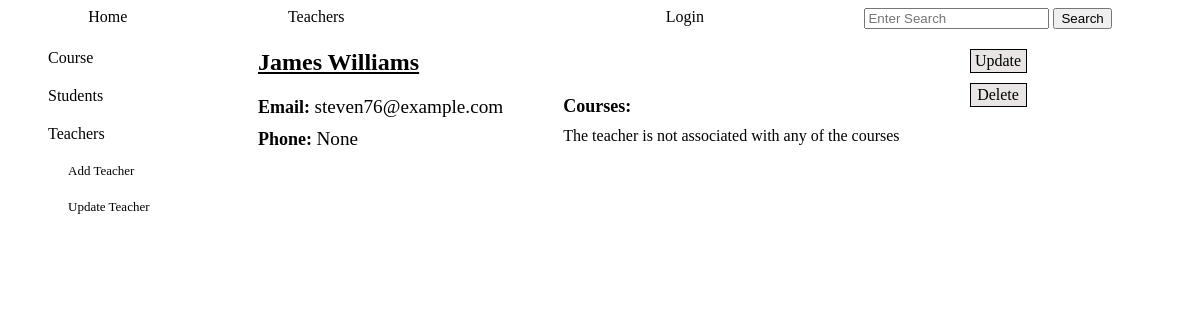
The app's page /teacher_info/1, older data.
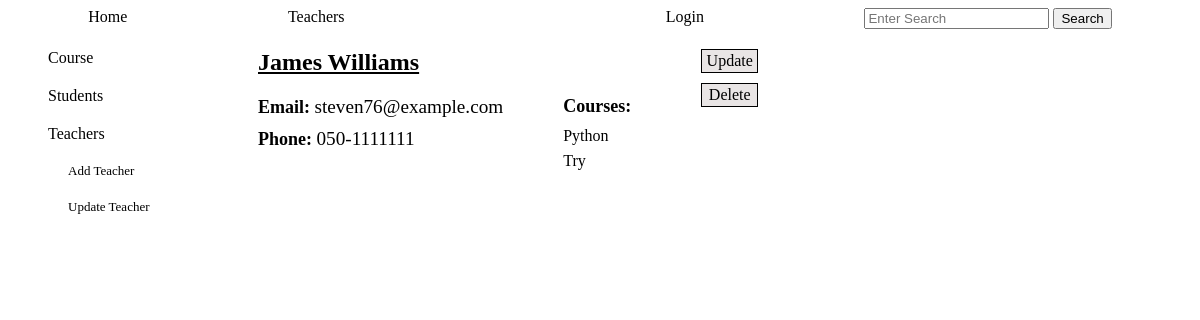
The same page, newer data.
### tables this page shows
CREATE TABLE teachers (
        id INTEGER PRIMARY KEY,
        name TEXT NOT NULL,
        email TEXT NOT NULL UNIQUE,
        phone TEXT
        );

CREATE TABLE courses (
        id INTEGER PRIMARY KEY,
        name TEXT NOT NULL,
        description TEXT,
        teacher_id TEXT NOT NULL,
        start TEXT,
        day TEXT,
        time TEXT, 
        FOREIGN KEY (teacher_id) REFERENCES teachers (id)
        );

### app.py (the view)
@app.route('/teacher_info/<teacher_id>')
def teacher_info(teacher_id):
    log=check_log()
    admin_dict=chek_admin()
    teacher_dict={}
    teacher_dict['link']=['create']
    teacher_dict['id']=teacher_id
    teacher=crud.read_if('*',"teachers","id", teacher_id)
    teacher_object=create_teachers_objects(teacher)
    teacher_dict['courses_title']='Courses: '
    courses=crud.read_if('id','courses', 'teacher_id', teacher_id)
    if len(courses)==0:
        teacher_dict['courses']=''
        teacher_dict['no_courses']='The teacher is not associated with any of the courses'
    else:
        courses_names=[[c[0], crud.course_name(c[0])] for c in courses]
        teacher_dict['courses']=courses_names
        teacher_dict['no_courses']=''
    return render_template('admin_teachers.html', log=log, admin_dict=admin_dict, teacher_object=teacher_object, teacher_dict=teacher_dict)

### app.py (called while the page is built)
def check_log():
    log_result={}
    if "name" in session:
        link='/logout'
        log='Logout'
        log_result['link']=link
        log_result['log']=log
        return log_result
    else:
        link='/login'
        log='Login'
        log_result['link']=link
        log_result['log']=log
        return log_result

def chek_admin():
    if "role" in session:
        if session['role']=='admin':
            admin_dict={}
            admin_dict['id']=session['id']
            admin_dict['link']=f"/administrator/{session['id']}"
            admin_dict['word']='Administrator'
            return admin_dict
        else:
            admin_dict=''
            return admin_dict

### crud.py (called while the page is built)
def read_if(column, table, value, condition):
    return query(f"SELECT {column} FROM {table} WHERE {value}='{condition}'")

def course_name(course_id):
    name=read_if('name', 'courses', 'id', course_id)
    name=name[0][0]
    return name

### functions.py (called while the page is built)
def create_teachers_objects(teachers: list):
    teachers_objects=[classes.Teacher(teacher[0], teacher[1], teacher[2], teacher[3]) for teacher in teachers]
    return teachers_objects

### setup_db.py (called while the page is built)
def query(sql):
    with sqlite3.connect('students.db') as conn:
        cur=conn.cursor()
        cur.execute(sql)
        return cur.fetchall()

### templates/admin_teachers.html (shortened to what this page needs)
{% include "admin_nav_teachers.html" %}
    <div class="admin_teachers_main">
        <div class="main_teacher_info">
            {% for teacher in teacher_object %}
            <div class="title_info_teacher">
                <div class="info_teacher_name">{{teacher.name}}</div>
            </div>
            {% endfor %}
            <div class="main_teacher_detail">
                <div class="basic_teacher_info" >
                    {% for teacher in teacher_object %}
                    <div class="info_teacher_email"><span class="title_teacher">Email: </span>{{teacher.email}}</div>
                    <div class="info_teacher_phone"><span class="title_teacher">Phone: </span>{{teacher.phone}}</div>
                    {% endfor %}
                </div>
                <div class="info_teacher_courses">
                    <div class="title_teacher" style="margin-bottom: 10px;">{{teacher_dict.courses_title}}</div>
                    <div class="teacher_course_name">
                        {% for course in teacher_dict.courses %}
                        <div><a href="/course_info/{{course[0]}}">{{course[1]}}</a></div>
                        {% endfor %}
                    </div>
                    <div class="no_teacher_courses">{{teacher_dict.no_courses}}</div>
                </div>
            </div>
        </div>
    </div>
    <div>
        {% for l in teacher_dict.link %}
        <div class="info_more_links">
            <a href="/chosen_teacher/{{teacher_dict.id}}">Update</a>
            <a href="/delete_teacher/{{teacher_dict.id}}">Delete</a>
        </div>
        {% endfor %}
    </div>
</div>

### templates/admin_nav_teachers.html
{% extends "base.html" %}
{% block content %}
<div class="admin_pages">
    <div class="links">
        <div class="link"><a href="/admin_courses">Course</a></div>
        <div class="link"><a href="/admin_students">Students</a></div>
        <div class="link"><a href="/admin_teachers">Teachers</a></div>
        <div class="more_links">
            <div class="link"><a href="/add_teacher">Add Teacher</a></div>
            <div class="link"><a href="/update_teachers">Update Teacher</a></div>
        </div>
    </div>
{% endblock %}

### templates/base.html
{% include "header.html" %}
{% block content %}
{% endblock %}

### templates/header.html (shortened to what this page needs)
<!DOCTYPE html>
<html lang="en">
<head>
    <link rel="stylesheet" href="../static/style.css">
</head>
<body>
 <div class="navbar">
    <a href="/home">Home</a>
    <a href="/teachers">Teachers</a>
    <a href="{{log.link}}">{{log.log}}</a>
    <form action="/search" method="">
        <input type="text" name="search" placeholder="Enter Search">
        <input type="submit" value="Search">
    </form>
 </div>

### static/style.css (style rules this page uses)
.links { display: flex; flex-direction: column; gap: 20px; margin-left: 20px; grid-column: 1; }
.link>* { text-decoration: none; color: black; }
.more_links { display: flex; flex-direction: column; gap: 20px; margin-left: 20px; font-size:small; width: 120px; }
.navbar { width: 100%; text-decoration: none; display: flex; justify-content: space-around; }
.navbar>* { text-decoration: none; color: black; }
.admin_pages { display: grid; grid-template-columns: max-content max-content 1fr; gap: 70px; margin-top: 20px; margin-left: 20px; }
.info_more_links { grid-column: 3; display: flex; flex-direction: column; gap: 10px; }
.info_more_links>a { text-decoration: none; color: black; border-style: solid; border-width: 1px; padding-top: 2px; padding-bottom: 2px; background-color: rgb(233, 229, 229); width: 55px; text-align: center; }
.admin_teachers_main { grid-column: 2; display: flex; }
.main_teacher_info { display: flex; flex-direction: column; gap: 20px; }
.info_teacher_name { font-size:x-large; font-weight:bolder; text-decoration: underline; }
.main_teacher_detail { display: grid; grid-template-columns: max-content max-content; gap:60px; }
.basic_teacher_info { grid-column: 1; display: flex; flex-direction: column; gap: 10px; font-size: larger; }
.title_teacher { font-size: large; font-weight: bold; grid-column: 1; grid-row: 1; }
.teacher_course_name { display: flex; flex-direction: column; gap: 7px; }
.teacher_course_name>*>a { text-decoration: none; color: black; }

Row changes from the older to the newer data that the page shows:
changed teachers "James Williams": phone "None" → "050-1111111"
added courses: name "Python"
added courses: name "Try"
Text that changed along with them:
{{ teacher_dict.no_courses }}: "The teacher is not associated with any of the courses" → (not shown)
